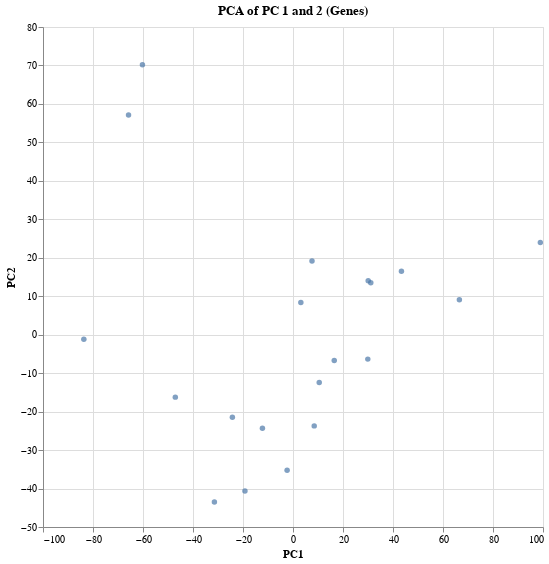

Write notebook code for a chart like this one.
### Markdown cell above
### Plot of CONDITIONS with current k-means with *DOUBLE* scaled averages:

### Code cell
# Plotting our clusters!
avg_n_clusters = 19
xlim = [-5, 5]
ylim = [-4, 5]
figsize = (14, 12)
labels = plot_kmeans(avg_n_clusters, df_avg_scaled_tpm.T, xlim, ylim, check_altair=True)

### Figure 1 — Vega-Lite specification as saved in the notebook (floating-point values rounded to 4 significant figures)
{"config": {"view": {"continuousWidth": 400, "continuousHeight": 300}}, "data": {"name": "data-71ea3eba366d3ab4d5e4dfb2f3c6448c"}, "mark": "circle", "encoding": {"x": {"type": "quantitative", "field": "PC1"}, "y": {"type": "quantitative", "field": "PC2"}}, "height": 500, "selection": {"selector019": {"type": "interval", "bind": "scales", "encodings": ["x", "y"]}}, "title": "PCA of PC 1 and 2 (Genes)", "width": 500, "$schema": "https://vega.github.io/schema/vega-lite/v4.8.1.json", "datasets": {"data-71ea3eba366d3ab4d5e4dfb2f3c6448c": [{"PC1": 16.5, "PC2": -6.703, "label": 9}, {"PC1": 66.55, "PC2": 9.058, "label": 8}, {"PC1": 3.139, "PC2": 8.365, "label": 11}, {"PC1": -24.25, "PC2": -21.45, "label": 10}, {"PC1": -65.78, "PC2": 57.11, "label": 2}, {"PC1": 31.11, "PC2": 13.48, "label": 1}, {"PC1": -60.23, "PC2": 70.18, "label": 17}, {"PC1": 30.09, "PC2": 14.04, "label": 14}, {"PC1": -47.07, "PC2": -16.23, "label": 5}, {"PC1": -19.22, "PC2": -40.66, "label": 0}, {"PC1": -83.66, "PC2": -1.17, "label": 3}, {"PC1": 29.92, "PC2": -6.35, "label": 4}, {"PC1": -12.23, "PC2": -24.34, "label": 10}, {"PC1": 8.491, "PC2": -23.71, "label": 13}, {"PC1": 10.49, "PC2": -12.46, "label": 16}, {"PC1": 98.95, "PC2": 23.97, "label": 7}, {"PC1": -2.355, "PC2": -35.25, "label": 18}, {"PC1": 7.601, "PC2": 19.16, "label": 12}, {"PC1": -31.43, "PC2": -43.52, "label": 15}, {"PC1": 43.38, "PC2": 16.49, "label": 6}]}}
